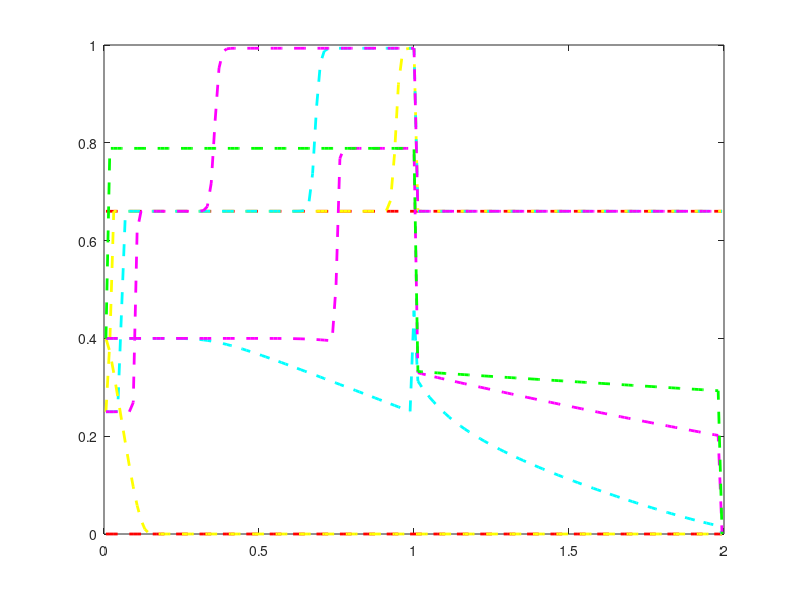

Recreate this plot in MATLAB.
%% RISULTATI BOTTLENECK

nx=160;

A=0.;
B=2.;

h = (B-A)/nx;

x=linspace(A+h/2,B-h/2,nx-1);

v0 = [ 0.66, 0.66, 0.66, 0.66, 0.66, 0.66, 0.66, 0.66, 0.66, 0.66, 0.66, 0.66, 0.66, 0.66, 0.66, 0.66, 0.66, 0.66, 0.66, 0.66, 0.66, 0.66, 0.66, 0.66, 0.66, 0.66, 0.66, 0.66, 0.66, 0.66, 0.66, 0.66, 0.66, 0.66, 0.66, 0.66, 0.66, 0.66, 0.66, 0.66, 0.66, 0.66, 0.66, 0.66, 0.66, 0.66, 0.66, 0.66, 0.66, 0.66, 0.66, 0.66, 0.66, 0.66, 0.66, 0.66, 0.66, 0.66, 0.66, 0.66, 0.66, 0.66, 0.66, 0.66, 0.66, 0.66, 0.66, 0.66, 0.66, 0.66, 0.66, 0.66, 0.66, 0.66, 0.66, 0.66, 0.66, 0.66, 0.66, 0.66, 0.66, 0.66, 0.66, 0.66, 0.66, 0.66, 0.66, 0.66, 0.66, 0.66, 0.66, 0.66, 0.66, 0.66, 0.66, 0.66, 0.66, 0.66, 0.66, 0.66, 0.66, 0.66, 0.66, 0.66, 0.66, 0.66, 0.66, 0.66, 0.66, 0.66, 0.66, 0.66, 0.66, 0.66, 0.66, 0.66, 0.66, 0.66, 0.66, 0.66, 0.66, 0.66, 0.66, 0.66, 0.66, 0.66, 0.66, 0.66, 0.66, 0.66, 0.66, 0.66, 0.66, 0.66, 0.66, 0.66, 0.66, 0.66, 0.66, 0.66, 0.66, 0.66, 0.66, 0.66, 0.66, 0.66, 0.66, 0.66, 0.66, 0.66, 0.66, 0.66, 0.66, 0.66, 0.66, 0.66, 0.66, 0.66, 0.66 ];

plot (x, v0, 'r--', 'Linewidth',2)
hold on



v1 = [ 0.25, 0.392783, 0.66, 0.66, 0.66, 0.66, 0.66, 0.66, 0.66, 0.66, 0.66, 0.66, 0.66, 0.66, 0.66, 0.66, 0.66, 0.66, 0.66, 0.66, 0.66, 0.66, 0.66, 0.66, 0.66, 0.66, 0.66, 0.66, 0.66, 0.66, 0.66, 0.66, 0.66, 0.66, 0.66, 0.66, 0.66, 0.66, 0.66, 0.66, 0.66, 0.66, 0.66, 0.66, 0.66, 0.66, 0.66, 0.66, 0.66, 0.66, 0.66, 0.66, 0.66, 0.66, 0.66, 0.66, 0.66, 0.66, 0.66, 0.66, 0.66, 0.66, 0.66, 0.66, 0.66, 0.66, 0.66, 0.66, 0.66, 0.66, 0.660012, 0.660201, 0.662457, 0.682365, 0.776651, 0.919247, 0.981037, 0.992035, 0.993262, 0.993353, 0.66, 0.66, 0.66, 0.66, 0.66, 0.66, 0.66, 0.66, 0.66, 0.66, 0.66, 0.66, 0.66, 0.66, 0.66, 0.66, 0.66, 0.66, 0.66, 0.66, 0.66, 0.66, 0.66, 0.66, 0.66, 0.66, 0.66, 0.66, 0.66, 0.66, 0.66, 0.66, 0.66, 0.66, 0.66, 0.66, 0.66, 0.66, 0.66, 0.66, 0.66, 0.66, 0.66, 0.66, 0.66, 0.66, 0.66, 0.66, 0.66, 0.66, 0.66, 0.66, 0.66, 0.66, 0.66, 0.66, 0.66, 0.66, 0.66, 0.66, 0.66, 0.66, 0.66, 0.66, 0.66, 0.66, 0.66, 0.66, 0.66, 0.66, 0.66, 0.66, 0.66, 0.66, 0.66, 0.66, 0.66, 0.66, 0.66 ];

plot (x, v1, 'y--', 'Linewidth',2)

%%
v2 = [ 0.25, 0.25, 0.250001, 0.25098, 0.455762, 0.66, 0.66, 0.66, 0.66, 0.66, 0.66, 0.66, 0.66, 0.66, 0.66, 0.66, 0.66, 0.66, 0.66, 0.66, 0.66, 0.66, 0.66, 0.66, 0.66, 0.66, 0.66, 0.66, 0.66, 0.66, 0.66, 0.66, 0.66, 0.66, 0.66, 0.66, 0.66, 0.66, 0.66, 0.66, 0.66, 0.66, 0.66, 0.66, 0.66, 0.66, 0.66, 0.660001, 0.660004, 0.660034, 0.660264, 0.661997, 0.674303, 0.737157, 0.871826, 0.963298, 0.988052, 0.992497, 0.993219, 0.993334, 0.993352, 0.993355, 0.993356, 0.993356, 0.993356, 0.993356, 0.993356, 0.993356, 0.993356, 0.993356, 0.993356, 0.993356, 0.993356, 0.993356, 0.993356, 0.993356, 0.993356, 0.993356, 0.993356, 0.993356, 0.66, 0.66, 0.66, 0.66, 0.66, 0.66, 0.66, 0.66, 0.66, 0.66, 0.66, 0.66, 0.66, 0.66, 0.66, 0.66, 0.66, 0.66, 0.66, 0.66, 0.66, 0.66, 0.66, 0.66, 0.66, 0.66, 0.66, 0.66, 0.66, 0.66, 0.66, 0.66, 0.66, 0.66, 0.66, 0.66, 0.66, 0.66, 0.66, 0.66, 0.66, 0.66, 0.66, 0.66, 0.66, 0.66, 0.66, 0.66, 0.66, 0.66, 0.66, 0.66, 0.66, 0.66, 0.66, 0.66, 0.66, 0.66, 0.66, 0.66, 0.66, 0.66, 0.66, 0.66, 0.66, 0.66, 0.66, 0.66, 0.66, 0.66, 0.66, 0.66, 0.66, 0.66, 0.66, 0.66, 0.66, 0.66, 0.66 ];

plot (x, v2, 'c--', 'Linewidth',2)

%%

v3 = [ 0.25, 0.25, 0.25, 0.25, 0.25, 0.25, 0.250023, 0.268712, 0.620662, 0.66, 0.66, 0.66, 0.66, 0.66, 0.66, 0.66, 0.66, 0.66, 0.66, 0.66, 0.66, 0.66, 0.660003, 0.660022, 0.660172, 0.661315, 0.669705, 0.717727, 0.845203, 0.952937, 0.986068, 0.992185, 0.993172, 0.993327, 0.993351, 0.993355, 0.993356, 0.993356, 0.993356, 0.993356, 0.993356, 0.993356, 0.993356, 0.993356, 0.993356, 0.993356, 0.993356, 0.993356, 0.993356, 0.993356, 0.993356, 0.993356, 0.993356, 0.993356, 0.993356, 0.993356, 0.993356, 0.993356, 0.993356, 0.993356, 0.993356, 0.993356, 0.993356, 0.993356, 0.993356, 0.993356, 0.993356, 0.993356, 0.993356, 0.993356, 0.993356, 0.993356, 0.993356, 0.993356, 0.993356, 0.993356, 0.993356, 0.993356, 0.993356, 0.993356, 0.66, 0.66, 0.66, 0.66, 0.66, 0.66, 0.66, 0.66, 0.66, 0.66, 0.66, 0.66, 0.66, 0.66, 0.66, 0.66, 0.66, 0.66, 0.66, 0.66, 0.66, 0.66, 0.66, 0.66, 0.66, 0.66, 0.66, 0.66, 0.66, 0.66, 0.66, 0.66, 0.66, 0.66, 0.66, 0.66, 0.66, 0.66, 0.66, 0.66, 0.66, 0.66, 0.66, 0.66, 0.66, 0.66, 0.66, 0.66, 0.66, 0.66, 0.66, 0.66, 0.66, 0.66, 0.66, 0.66, 0.66, 0.66, 0.66, 0.66, 0.66, 0.66, 0.66, 0.66, 0.66, 0.66, 0.66, 0.66, 0.66, 0.66, 0.66, 0.66, 0.66, 0.66, 0.66, 0.66, 0.66, 0.66, 0.66 ];

plot (x, v3, 'm--', 'Linewidth',2)

%% cambio dato iniziale, TEST B2

v0 = [ 0, 0, 0, 0, 0, 0, 0, 0, 0, 0, 0, 0, 0, 0, 0, 0, 0, 0, 0, 0, 0, 0, 0, 0, 0, 0, 0, 0, 0, 0, 0, 0, 0, 0, 0, 0, 0, 0, 0, 0, 0, 0, 0, 0, 0, 0, 0, 0, 0, 0, 0, 0, 0, 0, 0, 0, 0, 0, 0, 0, 0, 0, 0, 0, 0, 0, 0, 0, 0, 0, 0, 0, 0, 0, 0, 0, 0, 0, 0, 0, 0, 0, 0, 0, 0, 0, 0, 0, 0, 0, 0, 0, 0, 0, 0, 0, 0, 0, 0, 0, 0, 0, 0, 0, 0, 0, 0, 0, 0, 0, 0, 0, 0, 0, 0, 0, 0, 0, 0, 0, 0, 0, 0, 0, 0, 0, 0, 0, 0, 0, 0, 0, 0, 0, 0, 0, 0, 0, 0, 0, 0, 0, 0, 0, 0, 0, 0, 0, 0, 0, 0, 0, 0, 0, 0, 0, 0, 0, 0 ];

plot (x, v0, 'r--', 'Linewidth',2)
hold on


% T = 0.1
v1 = [ 0.4, 0.372753, 0.329722, 0.282028, 0.233501, 0.185642, 0.139511, 0.0964442, 0.0585001, 0.0286211, 0.00966875, 0.00160921, 0, 0, 0, 0, 0, 0, 0, 0, 0, 0, 0, 0, 0, 0, 0, 0, 0, 0, 0, 0, 0, 0, 0, 0, 0, 0, 0, 0, 0, 0, 0, 0, 0, 0, 0, 0, 0, 0, 0, 0, 0, 0, 0, 0, 0, 0, 0, 0, 0, 0, 0, 0, 0, 0, 0, 0, 0, 0, 0, 0, 0, 0, 0, 0, 0, 0, 0, 0, 0, 0, 0, 0, 0, 0, 0, 0, 0, 0, 0, 0, 0, 0, 0, 0, 0, 0, 0, 0, 0, 0, 0, 0, 0, 0, 0, 0, 0, 0, 0, 0, 0, 0, 0, 0, 0, 0, 0, 0, 0, 0, 0, 0, 0, 0, 0, 0, 0, 0, 0, 0, 0, 0, 0, 0, 0, 0, 0, 0, 0, 0, 0, 0, 0, 0, 0, 0, 0, 0, 0, 0, 0, 0, 0, 0, 0, 0, 0 ];

plot (x, v1, 'y--', 'Linewidth',2)

%%

% T = 2

v2 = [ 0.4, 0.4, 0.4, 0.4, 0.4, 0.4, 0.4, 0.4, 0.4, 0.4, 0.4, 0.4, 0.399999, 0.399998, 0.399995, 0.399988, 0.399972, 0.399941, 0.399884, 0.399783, 0.399618, 0.399363, 0.398989, 0.398468, 0.397777, 0.396897, 0.395816, 0.394534, 0.393054, 0.391387, 0.389547, 0.38755, 0.385414, 0.383156, 0.38079, 0.378332, 0.375793, 0.373186, 0.370519, 0.367801, 0.365039, 0.362239, 0.359407, 0.356546, 0.35366, 0.350753, 0.347828, 0.344886, 0.34193, 0.338961, 0.335981, 0.332991, 0.329993, 0.326987, 0.323974, 0.320955, 0.317931, 0.314901, 0.311868, 0.30883, 0.305789, 0.302745, 0.299698, 0.296648, 0.293596, 0.290542, 0.287486, 0.284429, 0.28137, 0.27831, 0.275248, 0.272186, 0.269122, 0.266058, 0.262993, 0.259927, 0.256861, 0.253794, 0.250727, 0.456647, 0.312717, 0.300526, 0.289676, 0.2797, 0.27044, 0.261818, 0.253776, 0.246262, 0.239225, 0.232617, 0.226387, 0.22049, 0.214886, 0.209538, 0.204416, 0.199493, 0.194747, 0.190159, 0.185713, 0.181396, 0.177196, 0.173103, 0.169107, 0.165202, 0.161379, 0.157634, 0.153961, 0.150354, 0.14681, 0.143325, 0.139895, 0.136517, 0.133188, 0.129906, 0.126668, 0.123472, 0.120316, 0.117198, 0.114117, 0.111071, 0.108059, 0.105079, 0.102131, 0.0992127, 0.0963241, 0.093464, 0.0906317, 0.0878266, 0.085048, 0.0822955, 0.0795687, 0.0768672, 0.0741907, 0.0715392, 0.0689124, 0.0663105, 0.0637334, 0.0611814, 0.0586548, 0.0561539, 0.0536793, 0.0512316, 0.0488115, 0.0464199, 0.044058, 0.0417269, 0.0394282, 0.0371633, 0.0349342, 0.0327431, 0.0305922, 0.0284843, 0.0264224, 0.0244098, 0.0224501, 0.0205475, 0.0187061, 0.0169309, 0 ];

plot (x, v2, 'c--', 'Linewidth',2)

%%

% T = 4

v3 = [ 0.4, 0.4, 0.4, 0.4, 0.4, 0.4, 0.4, 0.4, 0.4, 0.4, 0.4, 0.4, 0.4, 0.4, 0.4, 0.4, 0.4, 0.4, 0.4, 0.4, 0.4, 0.4, 0.4, 0.4, 0.4, 0.4, 0.4, 0.4, 0.4, 0.4, 0.4, 0.4, 0.4, 0.4, 0.4, 0.399999, 0.399998, 0.399997, 0.399994, 0.39999, 0.399983, 0.399972, 0.399955, 0.399929, 0.399891, 0.399836, 0.39976, 0.399656, 0.39952, 0.399343, 0.399119, 0.398843, 0.398508, 0.39811, 0.397647, 0.397114, 0.396513, 0.395843, 0.395106, 0.507294, 0.768133, 0.788247, 0.788667, 0.788675, 0.788675, 0.788675, 0.788675, 0.788675, 0.788675, 0.788675, 0.788675, 0.788675, 0.788675, 0.788675, 0.788675, 0.788675, 0.788675, 0.788675, 0.788675, 0.788675, 0.329852, 0.327703, 0.325703, 0.323771, 0.321879, 0.320015, 0.318171, 0.316342, 0.314525, 0.312719, 0.310921, 0.309132, 0.30735, 0.305573, 0.303803, 0.302039, 0.300279, 0.298524, 0.296775, 0.295029, 0.293289, 0.291552, 0.28982, 0.288092, 0.286369, 0.284649, 0.282934, 0.281223, 0.279516, 0.277813, 0.276115, 0.27442, 0.27273, 0.271044, 0.269363, 0.267686, 0.266013, 0.264344, 0.26268, 0.261021, 0.259366, 0.257715, 0.256069, 0.254428, 0.252792, 0.25116, 0.249533, 0.247911, 0.246293, 0.244681, 0.243073, 0.241471, 0.239873, 0.23828, 0.236693, 0.23511, 0.233532, 0.23196, 0.230392, 0.22883, 0.227273, 0.225721, 0.224174, 0.222632, 0.221095, 0.219563, 0.218036, 0.216515, 0.214998, 0.213486, 0.21198, 0.210478, 0.208981, 0.207489, 0.206003, 0.20452, 0.203043, 0.201571, 0 ];

plot (x, v3, 'm--', 'Linewidth',2)


%%

% T = 10

v3 = [ 0.4, 0.788675, 0.788675, 0.788675, 0.788675, 0.788675, 0.788675, 0.788675, 0.788675, 0.788675, 0.788675, 0.788675, 0.788675, 0.788675, 0.788675, 0.788675, 0.788675, 0.788675, 0.788675, 0.788675, 0.788675, 0.788675, 0.788675, 0.788675, 0.788675, 0.788675, 0.788675, 0.788675, 0.788675, 0.788675, 0.788675, 0.788675, 0.788675, 0.788675, 0.788675, 0.788675, 0.788675, 0.788675, 0.788675, 0.788675, 0.788675, 0.788675, 0.788675, 0.788675, 0.788675, 0.788675, 0.788675, 0.788675, 0.788675, 0.788675, 0.788675, 0.788675, 0.788675, 0.788675, 0.788675, 0.788675, 0.788675, 0.788675, 0.788675, 0.788675, 0.788675, 0.788675, 0.788675, 0.788675, 0.788675, 0.788675, 0.788675, 0.788675, 0.788675, 0.788675, 0.788675, 0.788675, 0.788675, 0.788675, 0.788675, 0.788675, 0.788675, 0.788675, 0.788675, 0.788675, 0.332333, 0.331715, 0.331139, 0.330582, 0.330037, 0.329499, 0.328967, 0.328438, 0.327913, 0.32739, 0.326869, 0.326349, 0.325832, 0.325315, 0.3248, 0.324285, 0.323772, 0.323259, 0.322747, 0.322235, 0.321724, 0.321214, 0.320704, 0.320195, 0.319686, 0.319177, 0.318669, 0.318161, 0.317653, 0.317146, 0.316639, 0.316133, 0.315626, 0.31512, 0.314614, 0.314108, 0.313603, 0.313097, 0.312592, 0.312088, 0.311583, 0.311078, 0.310574, 0.31007, 0.309566, 0.309062, 0.308558, 0.308055, 0.307551, 0.307048, 0.306545, 0.306042, 0.305539, 0.305037, 0.304534, 0.304032, 0.303529, 0.303027, 0.302525, 0.302023, 0.301522, 0.30102, 0.300518, 0.300017, 0.299516, 0.299014, 0.298513, 0.298012, 0.297511, 0.297011, 0.29651, 0.29601, 0.295509, 0.295009, 0.294509, 0.294009, 0.293509, 0.293009, 0 ];

plot (x, v3, 'g--', 'Linewidth',2)

